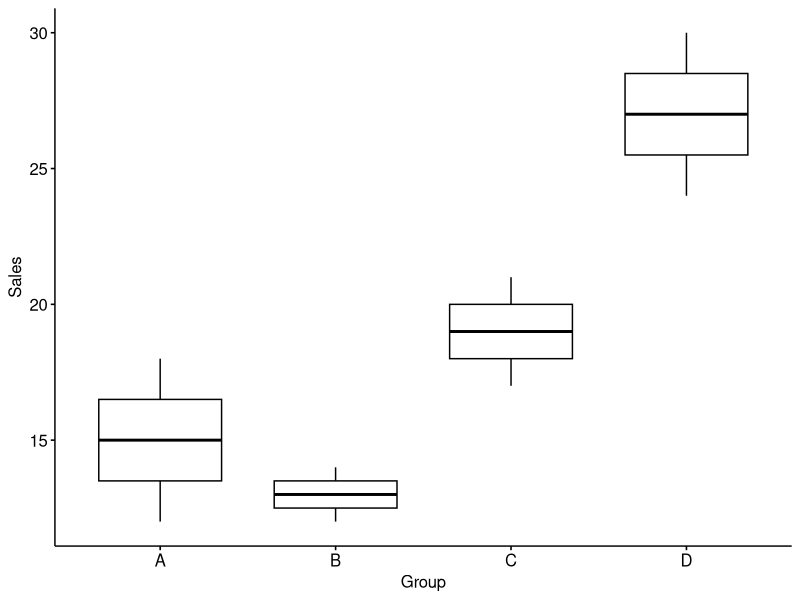
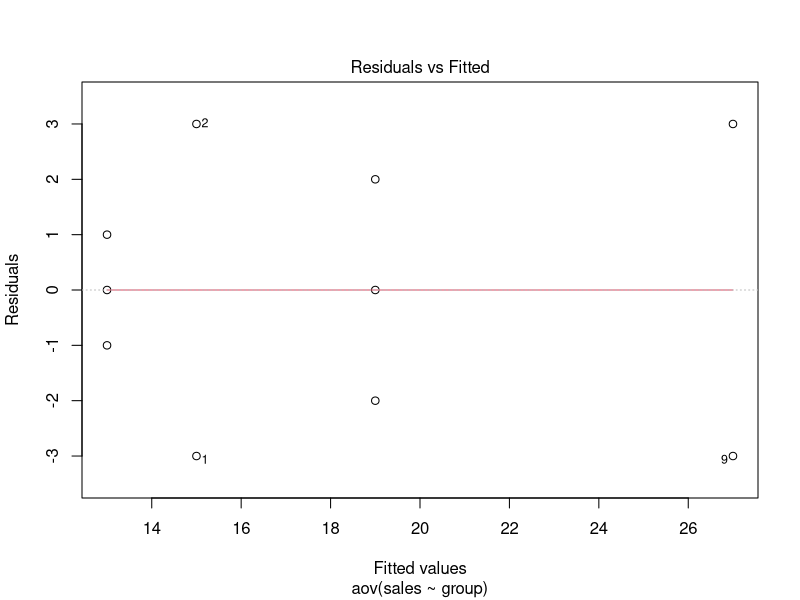
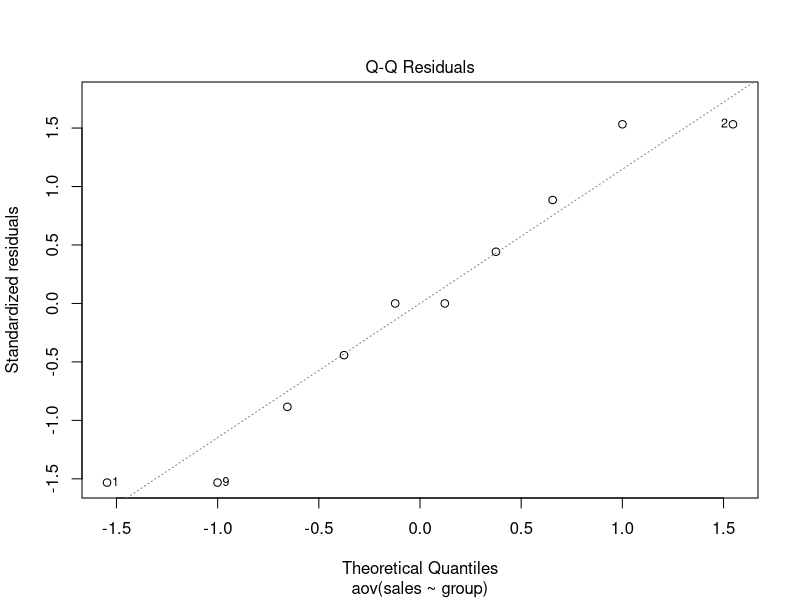

Recreate these plots in R, in order.
#######Example 3, one way ANOVA##############
#input data
group<-c("A","A","B","B","B","C","C","C","D","D")
sales<-c(12,18,14,12,13,19,17,21,24,30)
data_ex3<-data.frame(group=group,sales=sales)

#to produce boxplot
library("ggpubr")
ggboxplot(data_ex3, x = "group", y = "sales", order = c("A", "B", "C", "D"),
          ylab = "Sales", xlab = "Group")

#conduct one-way ANOVA, treat sales as the response, group as the factor.
res.aov <- aov(sales ~ group, data = data_ex3)
# Summary of the analysis
summary(res.aov)

#All pairwise comparisons of factor level means
TukeyHSD(res.aov)

#Check homogeneity of variances
plot(res.aov, 1)

#Check normality
plot(res.aov,2)


########one way ANOVA regression approach#####
X0<-c(1,1,1,1,1,1,1,1,1,1,1)
X1<-c(1,1,0,0,0,0,0,0,-1,-1)
X2<-c(0,0,1,1,1,0,0,0,-1,-1)
X3<-c(0,0,0,0,0,1,1,1,-1,-1)

data_ex4<-data.frame(sales=sales,X0=rep(1,times=10),X1=X1,X2=X2,X3=X3)

model_ex4<-lm(formula = data_ex4$sales ~ data_ex4$X1+data_ex4$X2+data_ex4$X3, data = data_ex4)
summary(model_ex4)

pairwise.t.test(data_ex3$sales, data_ex3$group,p.adjust.method = "BH")